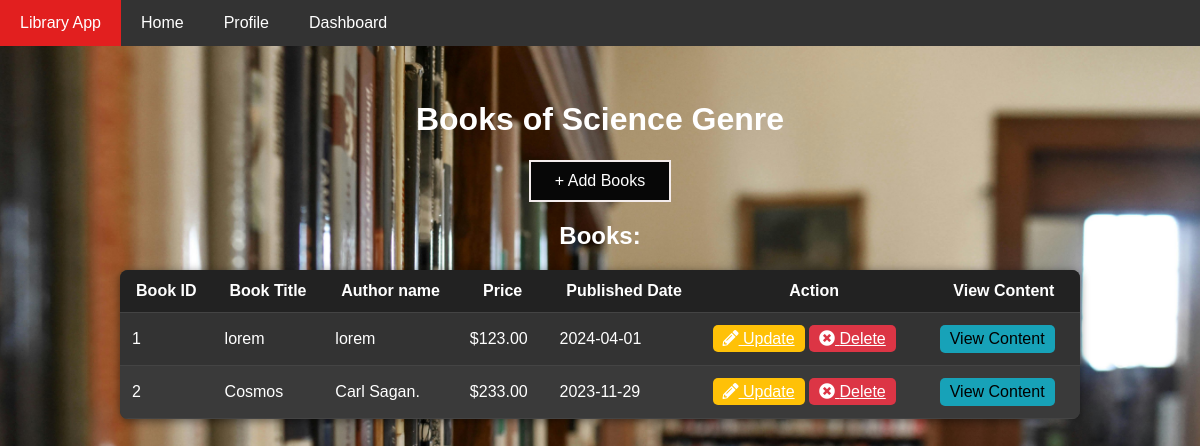
/genre/2/ (signed in), run on the app's committed database.
### models.py (models this page shows)
class Genre(db.Model):
    id=db.Column(db.Integer,primary_key=True)
    genrename=db.Column(db.String(32),unique=True)
    books=db.relationship('Book',backref='genre' ,lazy='dynamic',cascade='all,delete-orphan')#lazy here we use bz when i will acces then give it not everytime

class Book(db.Model):
    id=db.Column(db.Integer,primary_key=True)
    title=db.Column(db.String(100),nullable=False)
    author=db.Column(db.String(30))
    booksnum=db.Column(db.BigInteger,nullable=True)
    price=db.Column(db.Float,nullable=False)
    genre_id=db.Column(db.Integer,db.ForeignKey("genre.id"),nullable=False)
    content = db.Column(db.Text)  # Book content
    feedbacks = db.relationship('Feedback', backref='book', lazy=True)
    pubdate=db.Column(db.Date,nullable=False)
    requests = db.relationship("BookRequest", backref='book', lazy='dynamic', cascade='all, delete-orphan')  # Add this line

### routes.py (the view)
@app.route('/genre/<int:id>/')
def show_genre(id):
    if not is_admin():
        flash("Access denied: You must be an admin to view this page.");
        return redirect(url_for('profile'));
    genre = Genre.query.filter_by(id=id).first()
    if not genre :
        flash('This genre does not exist ')
        return redirect(url_for('admin'))
    return  render_template('genre/show.html',genre=genre)

### routes.py (called while the page is built)
def is_admin():
    user_id = session.get('user_id')
    if user_id:
        user = User.query.get(user_id)
        if user and user.is_admin:
            return True
    return False

### templates/genre/show.html (shortened to what this page needs)
<!DOCTYPE html>
<html lang="en">
<head>
    <link rel="stylesheet" href="https://cdnjs.cloudflare.com/ajax/libs/font-awesome/5.15.1/css/all.min.css">
</head>
<body>
    <div class="navbar">
        <a href="{{ url_for('index') }}">Library App</a>
        <a href="{{ url_for('index') }}">Home</a>
        <a href="{{ url_for('profile') }}">Profile</a>
        <a href="{{ url_for('admin') }}">Dashboard</a>
    </div>
    <div class="main-content">
        <h1>Books of {{ genre.genrename }} Genre</h1>
        <a href="{{ url_for('add_book', genre_id=genre.id) }}" style="border: 2px solid #f3ecec; background-color: #070707; color: white; padding: 10px 24px; text-align: center; text-decoration: none; display: inline-block; font-size: 16px;">+ Add Books</a>
        <h2>Books:</h2>
        <table>
            <thead>
                <tr>
                    <th>Book ID</th>
                    <th>Book Title</th>
                    <th>Author name</th>
                    <th>Price</th>
                    <th>Published Date</th>
                    <th>Action</th>
                    <th>View Content</th>
                </tr>
            </thead>
            <tbody>
                {% for book in genre.books %}
                <tr>
                    <td>{{ book.id }}</td>
                    <td>{{ book.title }}</td>
                    <td>{{ book.author }}</td>
                    <td>${{ '%0.2f'|format(book.price) }}</td>
                    <td>{{ book.pubdate.strftime('%Y-%m-%d') }}</td>
                    <td>
                        <a href="{{ url_for('edit_book', id=book.id) }}" class="btn btn-edit"><i class="fas fa-pencil-alt"></i> Update</a>
                        <a href="{{ url_for('delete_book', id=book.id) }}" class="btn btn-delete" onclick="return confirm('Are you sure you want to delete this book?');"><i class="fas fa-times-circle"></i> Delete</a>
                    </td>
                    <td>
                        <form action="{{ url_for('view_content') }}" method="post">
                            <button type="submit" class="btn btn-info">View Content</button>
                        </form>
                    </td>
                </tr>
                {% endfor %}
            </tbody>
        </table>
    </div>
</body>
</html>

### templates/genre/show.html (style rules this page uses)
body { margin: 0; font-family: Arial, sans-serif; background: url('/static/background.jpg') no-repeat center center fixed; background-size: cover; min-height: 100vh; display: flex; flex-direction: column; align-items: center; padding-top: 60px; color: #fff; }
.navbar { background-color: #333; overflow: hidden; position: fixed; top: 0; width: 100%; }
.navbar a { float: left; display: block; color: #fff; text-align: center; padding: 14px 20px; text-decoration: none; }
.main-content { width: 80%; padding: 20px; display: flex; flex-direction: column; align-items: center; }
table { border-collapse: collapse; width: 100%; background-color: #333; color: white; box-shadow: 0 2px 10px rgba(0,0,0,0.5); border-radius: 8px; overflow: hidden; }
th, td { padding: 12px; border-bottom: 1px solid #444; }
th { background-color: #222; }
tr:nth-child(even) { background-color: #3a3a3a; }
.btn { padding: 5px 10px; border: none; border-radius: 5px; cursor: pointer; font-size: 16px; transition: background-color 0.2s; }
.btn-info { background-color: #17a2b8; }
.btn-edit { color: #fff; background-color: #ffc107; }
.btn-delete { color: #fff; background-color: #dc3545; }

### data on the page
Genre: genrename "Science"
Book: id "1", title "lorem", author "lorem", price "123.00", pubdate "2024-04-01"
Book: id "2", title "Cosmos", author "Carl Sagan.", price "233.00", pubdate "2023-11-29"
